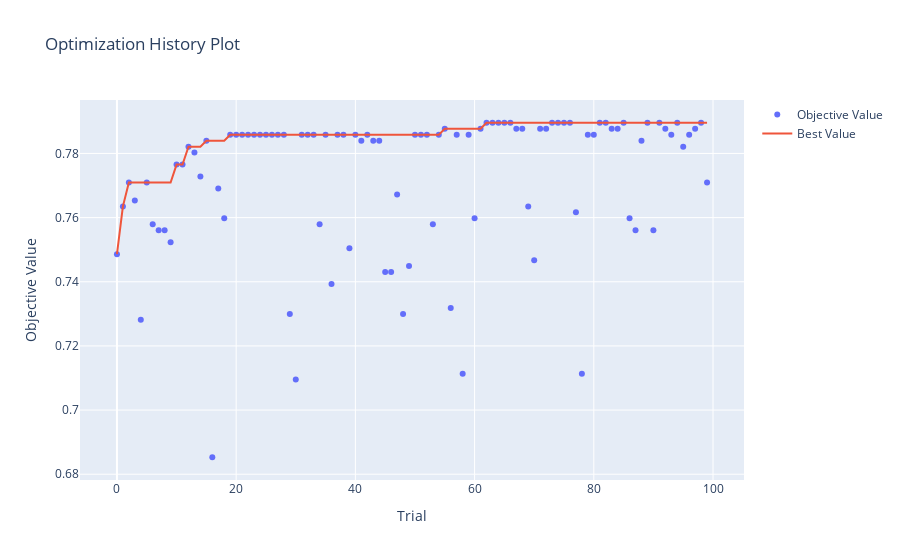

Notebook code for this chart:
### Code cell
# 1. Optimization History
plot_optimization_history(study).show()
